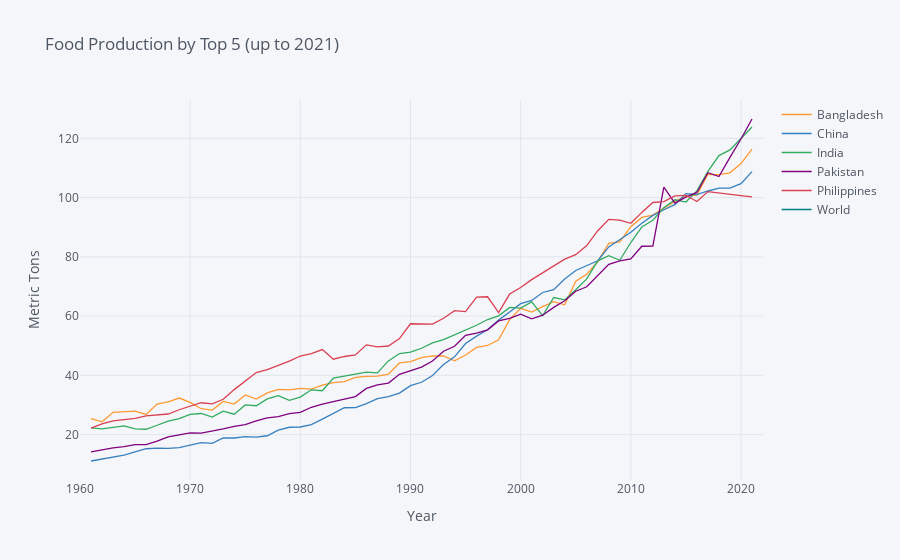

The code cell stored with this chart in its notebook:
### Markdown cell above
# The food production for the selected Countries

### Code cell
var_2 = { "AG.PRD.FOOD.XD":"Food index"}

food = fix_date_index(wbdata.get_dataframe(var_2,country=selected_five)).squeeze().unstack('country')

food.iplot(xTitle="Year",yTitle="Metric Tons",
              title="Food Production by Top 5 (up to 2021)")
